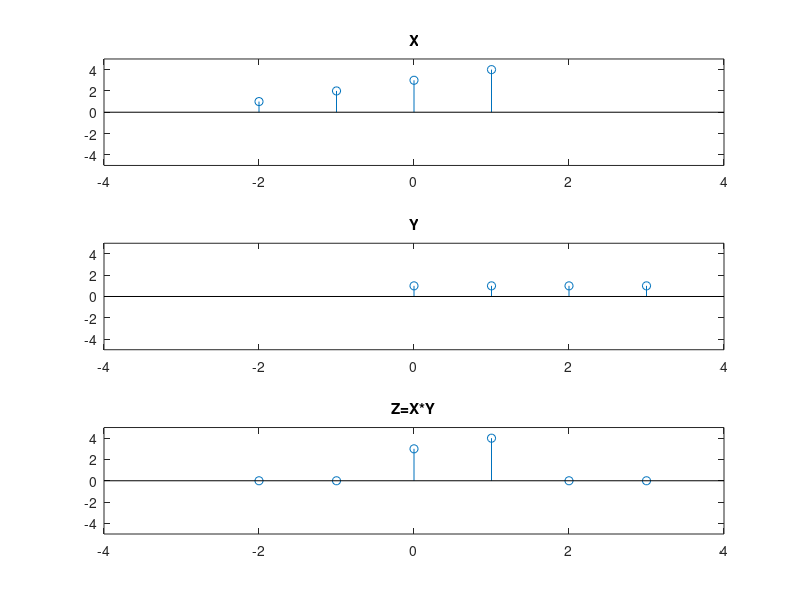

Source code (MATLAB):
n1=-2:1;
x=[1 2 3 4];
subplot(3,1,1);
stem(n1,x);
title('X') ;
axis([-4 4 -5 5]);
n2=0:3;
y=[1 1 1 1];
subplot(3,1,2);
stem(n2,y);
title('Y');
axis([-4 4 -5 5]);
n3 =min (min(n1) ,min( n2 ) ) : max ( max ( n1 ) , max ( n2 ) ); % finding the duration of output signal (out)
s1 =zeros(1,length (n3) );
s2 =s1;
s1 (find ( ( n3>=min( n1 ) ) & ( n3 <=max ( n1 ) )==1 ) )=x; 
% signal x with the duration of output signal 'mul'
s2 (find ( ( n3>=min ( n2 ) ) & ( n3 <=max ( n2 ))==1) )=y; 
% signal y with the duration of output signal 'mul'
mul=s1 .* s2; % multiplication
subplot(3,1,3)
stem(n3,mul)
title('Z=X*Y');
axis([-4 4 -5 5]);

